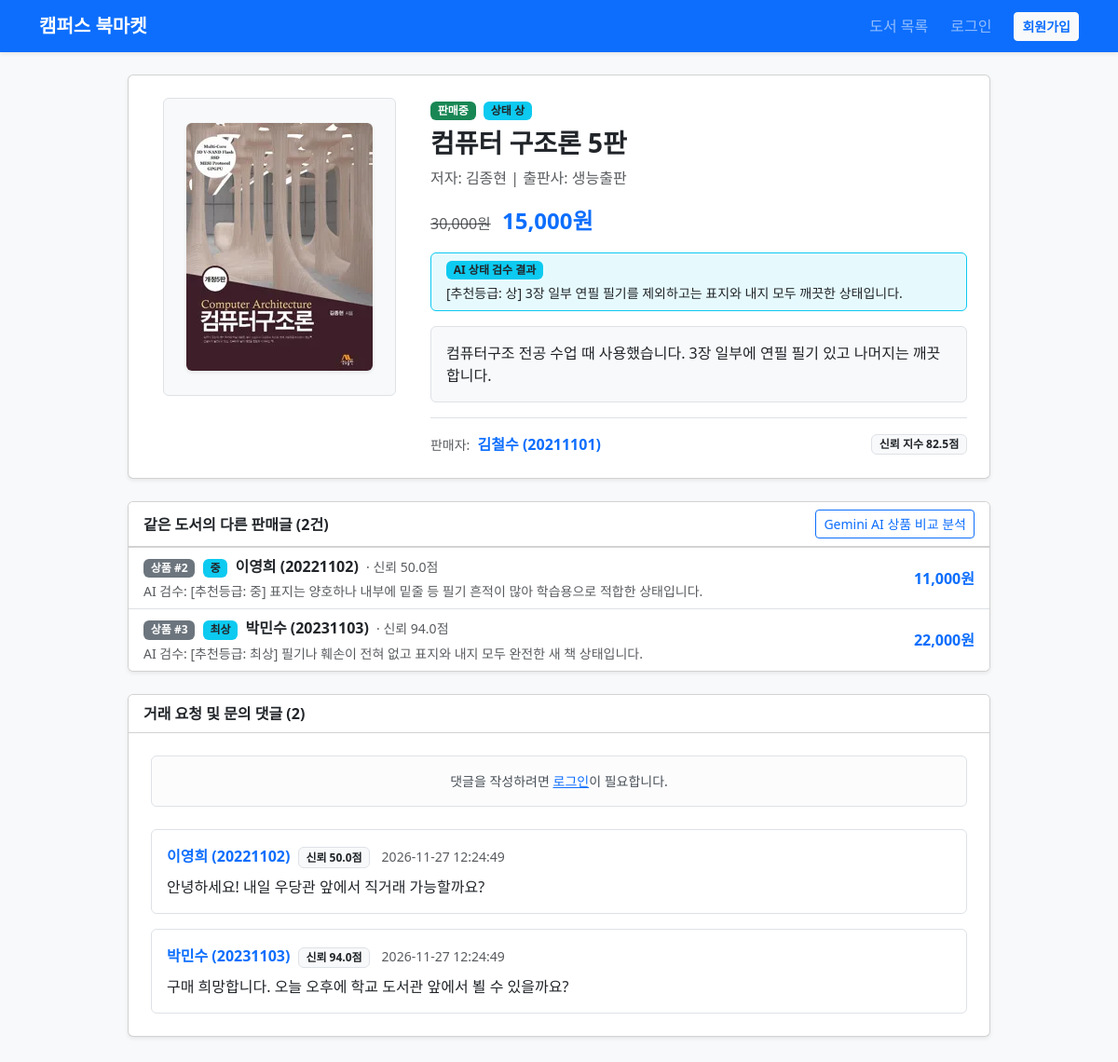
Before: /book/1 with the older database file.
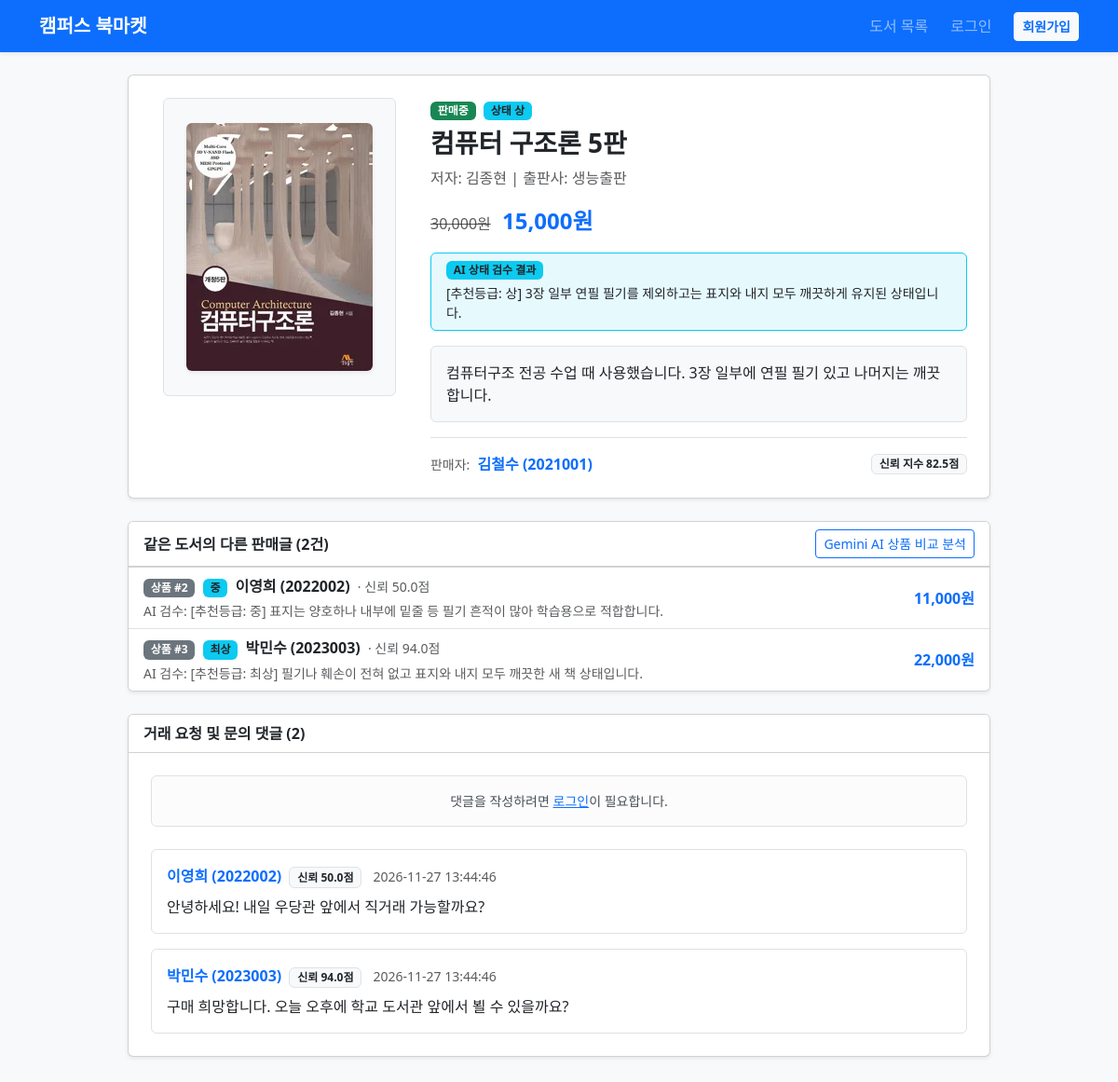
After: the same page with the newer database file.
### tables this page shows
CREATE TABLE books (
    id INTEGER PRIMARY KEY AUTOINCREMENT,
    seller_id INTEGER NOT NULL,
    title TEXT NOT NULL,
    author TEXT NOT NULL,
    publisher TEXT NOT NULL,
    original_price INTEGER,
    selling_price INTEGER NOT NULL,
    condition_grade TEXT NOT NULL,
    ai_evaluated_result TEXT DEFAULT '',
    description TEXT NOT NULL,
    image_filename TEXT NOT NULL DEFAULT 'default_book.png',
    status TEXT NOT NULL DEFAULT 'AVAILABLE',
    created_at TIMESTAMP DEFAULT CURRENT_TIMESTAMP,
    FOREIGN KEY (seller_id) REFERENCES users(id) ON DELETE CASCADE
);

CREATE TABLE users (
    id INTEGER PRIMARY KEY AUTOINCREMENT,
    student_id TEXT NOT NULL,
    name TEXT NOT NULL,
    department TEXT NOT NULL DEFAULT '소프트웨어학과',
    phone TEXT NOT NULL DEFAULT '',
    password_hash TEXT NOT NULL,
    trust_score REAL NOT NULL DEFAULT 50.0,
    is_admin INTEGER NOT NULL DEFAULT 0,
    is_deleted INTEGER NOT NULL DEFAULT 0,
    created_at TIMESTAMP DEFAULT CURRENT_TIMESTAMP
);

CREATE TABLE comments (
    id INTEGER PRIMARY KEY AUTOINCREMENT,
    book_id INTEGER NOT NULL,
    user_id INTEGER NOT NULL,
    parent_id INTEGER,
    content TEXT NOT NULL,
    is_approved INTEGER NOT NULL DEFAULT 0,
    created_at TIMESTAMP DEFAULT CURRENT_TIMESTAMP,
    FOREIGN KEY (book_id) REFERENCES books(id) ON DELETE CASCADE,
    FOREIGN KEY (user_id) REFERENCES users(id) ON DELETE CASCADE,
    FOREIGN KEY (parent_id) REFERENCES comments(id) ON DELETE CASCADE
);

### app.py (the view)
@app.route('/book/<int:book_id>')
def detail(book_id):
    db = get_db()
    cursor = db.cursor()
    cursor.execute(
        """SELECT b.*, u.name, u.student_id, u.department, u.phone, u.trust_score
           FROM books b
           JOIN users u ON b.seller_id = u.id
           WHERE b.id = ? AND b.status != 'DELETED'""",
        (book_id,)
    )
    book = cursor.fetchone()
    if not book:
        flash('존재하지 않거나 삭제된 게시글입니다.', 'danger')
        return redirect(url_for('index'))
    cursor.execute(
        """SELECT * FROM book_images
           WHERE book_id = ?
           ORDER BY is_primary DESC, sort_order ASC, id ASC""",
        (book_id,)
    )
    book_images = [row['image_filename'] for row in cursor.fetchall()]
    if not book_images:
        book_images = [book['image_filename'] or 'default_book.png']
    cursor.execute(
        """SELECT t.*, buyer.name AS buyer_name, buyer.student_id AS buyer_student_id
           FROM trades t
           JOIN users buyer ON t.buyer_id = buyer.id
           WHERE t.book_id = ? AND t.status = 'RESERVED'
           ORDER BY t.id DESC LIMIT 1""",
        (book_id,)
    )
    active_trade = cursor.fetchone()
    cursor.execute(
        """SELECT b.*, u.name, u.student_id, u.trust_score
           FROM books b
           JOIN users u ON b.seller_id = u.id
           WHERE b.title = ? AND b.id != ? AND b.status = 'AVAILABLE'
           ORDER BY b.selling_price ASC""",
        (book['title'], book_id)
    )
    similar_books = cursor.fetchall()
    cursor.execute(
        """SELECT c.*, u.name, u.student_id, u.trust_score
           FROM comments c
           JOIN users u ON c.user_id = u.id
           WHERE c.book_id = ? AND c.parent_id IS NULL
           ORDER BY c.is_approved DESC, c.created_at ASC""",
        (book_id,)
    )
    top_comments = cursor.fetchall()
    cursor.execute(
        """SELECT c.*, u.name, u.student_id
           FROM comments c
           JOIN users u ON c.user_id = u.id
           WHERE c.book_id = ? AND c.parent_id IS NOT NULL
           ORDER BY c.created_at ASC""",
        (book_id,)
    )
    all_replies = cursor.fetchall()
    replies_map = {}
    for reply in all_replies:
        replies_map.setdefault(reply['parent_id'], []).append(reply)
    return render_template(
        'detail.html',
        book=book,
        book_images=book_images,
        active_trade=active_trade,
        similar_books=similar_books,
        comments=top_comments,
        replies_map=replies_map
    )

### app.py (called while the page is built, shortened)
def get_db():
    if 'db' not in g:
        g.db = sqlite3.connect(app.config['DATABASE'])
        g.db.row_factory = sqlite3.Row
    return g.db

@app.before_request
def load_logged_in_user():
    user_id = session.get('user_id')
    if user_id is None:
        g.user = None

### templates/detail.html (shortened to what the changed rows need)
{% extends 'base.html' %}
{% block content %}
<div class="row justify-content-center" id="detailRoot" data-book-id="{{ book.id }}" data-index-url="{{ url_for('index') }}">
    <div class="col-lg-10">
        <div class="card shadow-sm mb-4">
            <div class="card-body p-4">
                <div class="row g-4">
                    <div class="col-md-8 d-flex flex-column justify-content-between">
                        <div>
                            <div class="d-flex justify-content-between align-items-start gap-2 mb-2">
                                <div>
                                    {% if book.status == 'AVAILABLE' %}
                                        <span class="badge bg-success me-1">판매중</span>
                                    {% elif book.status == 'RESERVED' %}
                                        <span class="badge bg-warning text-dark me-1">예약중</span>
                                    {% elif book.status == 'SOLD' %}
                                        <span class="badge bg-secondary me-1">거래완료</span>
                                    {% endif %}
                                    <span class="badge bg-info text-dark">상태 {{ book.condition_grade }}</span>
                                </div>
                            </div>
                            <h3 class="fw-bold mb-2">{{ book.title }}</h3>
                            <p class="text-muted mb-3">
                                저자: {{ book.author }}
                                {% if book.publisher %} | 출판사: {{ book.publisher }}{% endif %}
                            </p>
                            <div class="mb-3">
                                {% if book.original_price %}
                                    <span class="text-muted text-decoration-line-through me-2">{{ "{:,}".format(book.original_price) }}원</span>
                                {% endif %}
                                <span class="fs-4 fw-bold text-primary">{{ "{:,}".format(book.selling_price) }}원</span>
                            </div>
                            <div class="border border-info rounded bg-info bg-opacity-10 py-2 px-3 mb-3">
                                <div class="d-flex align-items-center gap-2 mb-1">
                                    <span class="badge bg-info text-dark">AI 상태 검수 결과</span>
                                </div>
                                {% if book.ai_evaluated_result %}
                                    <p class="small mb-0 text-dark">{{ book.ai_evaluated_result }}</p>
                                {% else %}
                                    <p class="small mb-0 text-muted">등록된 AI 상태 검수 결과가 없습니다.</p>
                                {% endif %}
                            </div>
                            <div class="p-3 bg-light rounded border mb-3" style="white-space: pre-line;">{{ book.description }}</div>
                        </div>
                        <div class="d-flex justify-content-between align-items-center border-top pt-3">
                            <div>
                                <span class="text-muted small">판매자:</span>
                                <a href="{{ url_for('user_profile', user_id=book.seller_id) }}" class="fw-bold text-decoration-none ms-1">
                                    {{ book.name }} ({{ book.student_id }})
                                </a>
                            </div>
                            <span class="badge bg-light text-dark border">신뢰 지수 {{ book.trust_score }}점</span>
                        </div>
                    </div>
                </div>
            </div>
        </div>
        {% if similar_books %}
        <div class="card shadow-sm mb-4">
            <div class="list-group list-group-flush">
                {% for sb in similar_books %}
                <a href="{{ url_for('detail', book_id=sb.id) }}" class="list-group-item list-group-item-action d-flex flex-wrap justify-content-between align-items-center gap-2">
                    <div>
                        <span class="badge bg-secondary me-1">상품 #{{ sb.id }}</span>
                        <span class="badge bg-info text-dark me-1">{{ sb.condition_grade }}</span>
                        <span class="fw-semibold">{{ sb.name }} ({{ sb.student_id }})</span>
                        <small class="text-muted ms-1">· 신뢰 {{ sb.trust_score }}점</small>
                        {% if sb.ai_evaluated_result %}
                        <small class="text-muted d-block mt-1">AI 검수: {{ sb.ai_evaluated_result }}</small>
                        {% endif %}
                    </div>
                    <span class="fw-bold text-primary">{{ "{:,}".format(sb.selling_price) }}원</span>
                </a>
                {% endfor %}
            </div>
        </div>
        {% endif %}
        <div class="card shadow-sm">
            <div class="card-body p-4">
                {% if comments %}
                <div class="d-flex flex-column gap-3">
                    {% for comment in comments %}
                    <div class="border rounded p-3 {% if comment.is_approved %}border-success bg-success bg-opacity-10{% endif %}">
                        <div class="d-flex justify-content-between align-items-start gap-2 mb-1">
                            <div>
                                <a href="{{ url_for('user_profile', user_id=comment.user_id) }}" class="fw-bold text-decoration-none">
                                    {{ comment.name }} ({{ comment.student_id }})
                                </a>
                                <span class="badge bg-light text-dark border ms-1">신뢰 {{ comment.trust_score }}점</span>
                                <small class="text-muted ms-2">{{ comment.created_at }}</small>
                            </div>
                        </div>
                        <p class="mb-0 mt-2">{{ comment.content }}</p>
                        {% set replies = replies_map.get(comment.id, []) %}
                    </div>
                    {% endfor %}
                </div>
                {% else %}
                <p class="text-muted text-center my-3">등록된 댓글이 없습니다.</p>
                {% endif %}
            </div>
        </div>
    </div>
</div>
{% endblock %}

Changed rows visible on the page:
changed books "컴퓨터 구조론 5판": ai_evaluated_result "[추천등급: 상] 3장 일부 연필 필기를 제외하고는 표지와 내지 모두 깨끗한 상태입니다." → "[추천등급: 상] 3장 일부 연필 필기를 제외하고는 표지와 내지 모두 깨끗하게 유지된 상태입니다."
changed users "김철수": student_id "20211101" → "2021001"
changed books "이영희": student_id "20221102" → "2022002"; ai_evaluated_result "[추천등급: 중] 표지는 양호하나 내부에 밑줄 등 필기 흔적이 많아 학습용으로 적합한 상태입니다." → "[추천등급: 중] 표지는 양호하나 내부에 밑줄 등 필기 흔적이 많아 학습용으로 적합합니다."
changed books "최상": student_id "20231103" → "2023003"; ai_evaluated_result "[추천등급: 최상] 필기나 훼손이 전혀 없고 표지와 내지 모두 완전한 새 책 상태입니다." → "[추천등급: 최상] 필기나 훼손이 전혀 없고 표지와 내지 모두 깨끗한 새 책 상태입니다."
changed comments "안녕하세요! 내일 우당관 앞에서 직거래 가능할까요?": student_id "20221102" → "2022002"; created_at "2026-11-27 12:24:49" → "2026-11-27 13:44:46"
changed comments "구매 희망합니다. 오늘 오후에 학교 도서관 앞에서 뵐 수 있을까요?": student_id "20231103" → "2023003"; created_at "2026-11-27 12:24:49" → "2026-11-27 13:44:46"
